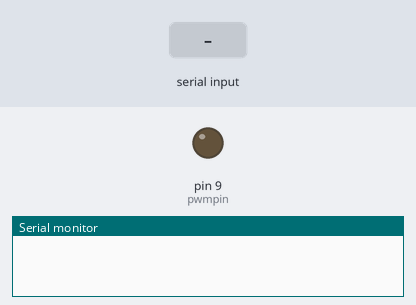
Simulated run of this sketch. Board: Arduino Uno, built with avr-gcc and run on an emulated ATmega328P. Parts: output pins drawn as LEDs (lit = HIGH), the last lines printed to the serial monitor. The inputs (shaded band) are chosen by the test bench.

Above: at 1.2 s.
1.3 s: "90,45\n" received over Serial
At 2.3 s:
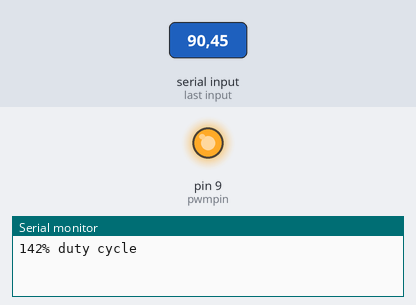
2.8 s: "30,150\n" received over Serial
At 3.5 s:
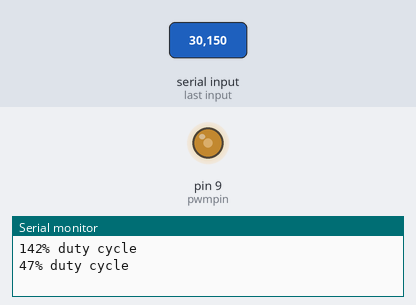
4.3 s: "200\n" received over Serial
At 4.6 s:
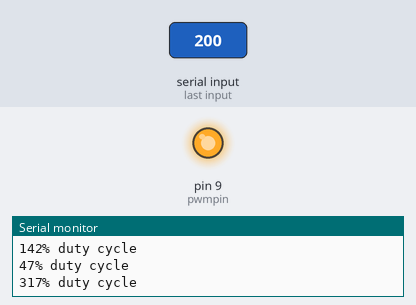
Timing chart, 0 to 7.3 s (numbered marks = the images above; inputs shaded):
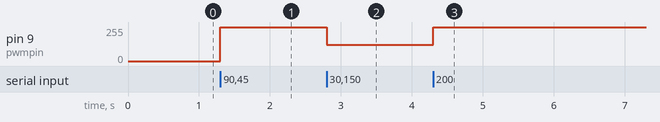

The sketch:

pi_pwm.ino
```cpp
const int pwmpin = 9;

void setup() {
  // put your setup code here, to run once:
pinMode(pwmpin, OUTPUT);
Serial.begin(115200);
}

void loop() {
  // put your main code here, to run repeatedly:
if (Serial.available() > 0)
  {
    String message = Serial.readStringUntil('\n');
    int pushcode = map(message.toInt(), 0, 63, 0, 255); //create a duty cycle for analogWrite
    int dutyCycle = map(message.toInt(), 0, 63, 0, 100); //create a %duty cycle to send back to Pi
    analogWrite(pwmpin, pushcode);
    Serial.println(String(dutyCycle) + "% duty cycle");
  }
}
```

Measured:
- after the input at 1.3 s, pin 9 (pwmpin): 0/255 → 255/255 at once
- after the input at 2.8 s, pin 9 (pwmpin): 255/255 → 121/255 at once
- after the input at 4.3 s, pin 9 (pwmpin): 121/255 → 255/255 at once
